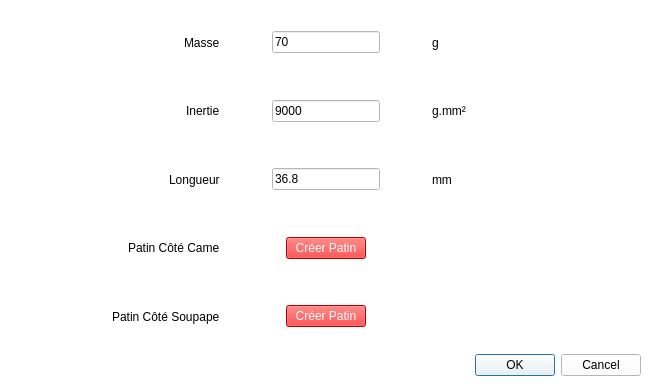
<?xml version="1.0" encoding="UTF-8"?>
<ui version="4.0">
 <class>LinguetDialog</class>
 <widget class="QDialog" name="LinguetDialog">
  <property name="geometry">
   <rect>
    <x>0</x>
    <y>0</y>
    <width>652</width>
    <height>387</height>
   </rect>
  </property>
  <property name="windowTitle">
   <string>Dialog</string>
  </property>
  <property name="styleSheet">
   <string notr="true">background-color: rgb(255, 255, 255);</string>
  </property>
  <layout class="QVBoxLayout" name="verticalLayout">
   <item>
    <widget class="QWidget" name="massWidget" native="true">
     <layout class="QHBoxLayout" name="horizontalLayout">
      <item alignment="Qt::AlignRight">
       <widget class="QLabel" name="massLabel">
        <property name="text">
         <string>Masse</string>
        </property>
       </widget>
      </item>
      <item alignment="Qt::AlignHCenter">
       <widget class="QLineEdit" name="massEdit">
        <property name="text">
         <string>70</string>
        </property>
       </widget>
      </item>
      <item alignment="Qt::AlignLeft">
       <widget class="QLabel" name="massUnitLabel">
        <property name="text">
         <string>g</string>
        </property>
       </widget>
      </item>
     </layout>
    </widget>
   </item>
   <item>
    <widget class="QWidget" name="inertiaWidget" native="true">
     <layout class="QHBoxLayout" name="horizontalLayout_4">
      <item alignment="Qt::AlignRight">
       <widget class="QLabel" name="inertiaLabel">
        <property name="text">
         <string>Inertie</string>
        </property>
       </widget>
      </item>
      <item alignment="Qt::AlignHCenter">
       <widget class="QLineEdit" name="inertiaEdit">
        <property name="text">
         <string>9000</string>
        </property>
       </widget>
      </item>
      <item alignment="Qt::AlignLeft">
       <widget class="QLabel" name="inertiaUnitLabel">
        <property name="text">
         <string>g.mm²</string>
        </property>
       </widget>
      </item>
     </layout>
    </widget>
   </item>
   <item>
    <widget class="QWidget" name="lengthWidget" native="true">
     <layout class="QHBoxLayout" name="horizontalLayout_2">
      <item alignment="Qt::AlignRight">
       <widget class="QLabel" name="lengthLabel">
        <property name="text">
         <string>Longueur</string>
        </property>
       </widget>
      </item>
      <item alignment="Qt::AlignHCenter">
       <widget class="QLineEdit" name="lengthEdit">
        <property name="text">
         <string>36.8</string>
        </property>
       </widget>
      </item>
      <item alignment="Qt::AlignLeft">
       <widget class="QLabel" name="lengthUnitLabel">
        <property name="text">
         <string>mm</string>
        </property>
       </widget>
      </item>
     </layout>
    </widget>
   </item>
   <item>
    <widget class="QWidget" name="createpcWidget" native="true">
     <layout class="QHBoxLayout" name="horizontalLayout_5">
      <item alignment="Qt::AlignRight">
       <widget class="QLabel" name="createpcLabel">
        <property name="text">
         <string>Patin Côté Came</string>
        </property>
       </widget>
      </item>
      <item alignment="Qt::AlignHCenter">
       <widget class="QPushButton" name="createpcButton">
        <property name="styleSheet">
         <string notr="true">background-color: rgb(255, 0, 0);
color: rgb(255, 255, 255);</string>
        </property>
        <property name="text">
         <string>Créer Patin</string>
        </property>
       </widget>
      </item>
      <item alignment="Qt::AlignLeft">
       <widget class="QWidget" name="createpcEmptyWidget" native="true"/>
      </item>
     </layout>
    </widget>
   </item>
   <item>
    <widget class="QWidget" name="createpsWidget" native="true">
     <layout class="QHBoxLayout" name="horizontalLayout_3">
      <item alignment="Qt::AlignRight">
       <widget class="QLabel" name="createpsLabel">
        <property name="text">
         <string>Patin Côté Soupape</string>
        </property>
       </widget>
      </item>
      <item alignment="Qt::AlignHCenter">
       <widget class="QPushButton" name="createpsButton">
        <property name="styleSheet">
         <string notr="true">background-color: rgb(255, 0, 0);
color: rgb(255, 255, 255);</string>
        </property>
        <property name="text">
         <string>Créer Patin</string>
        </property>
       </widget>
      </item>
      <item alignment="Qt::AlignLeft">
       <widget class="QWidget" name="createpsEmptyWidget" native="true"/>
      </item>
     </layout>
    </widget>
   </item>
   <item>
    <widget class="QDialogButtonBox" name="buttonBox">
     <property name="orientation">
      <enum>Qt::Horizontal</enum>
     </property>
     <property name="standardButtons">
      <set>QDialogButtonBox::Cancel|QDialogButtonBox::Ok</set>
     </property>
    </widget>
   </item>
  </layout>
 </widget>
 <resources>
  <include location="resources/resources.qrc"/>
 </resources>
 <connections>
  <connection>
   <sender>buttonBox</sender>
   <signal>accepted()</signal>
   <receiver>LinguetDialog</receiver>
   <slot>accept()</slot>
   <hints>
    <hint type="sourcelabel">
     <x>248</x>
     <y>254</y>
    </hint>
    <hint type="destinationlabel">
     <x>157</x>
     <y>274</y>
    </hint>
   </hints>
  </connection>
  <connection>
   <sender>buttonBox</sender>
   <signal>rejected()</signal>
   <receiver>LinguetDialog</receiver>
   <slot>reject()</slot>
   <hints>
    <hint type="sourcelabel">
     <x>316</x>
     <y>260</y>
    </hint>
    <hint type="destinationlabel">
     <x>286</x>
     <y>274</y>
    </hint>
   </hints>
  </connection>
 </connections>
</ui>
